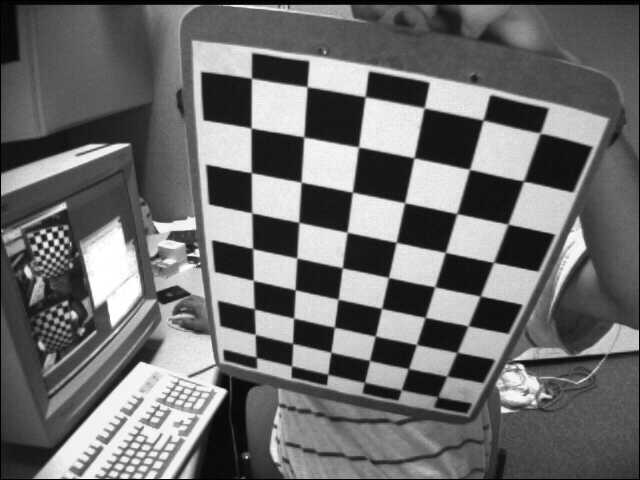
#> input picture resources/left02.jpg, 640 x 480 px
$ python calibration.py
#> lines starting #> are read from the running program, lines starting #| are printed output that depends on the picture; after the words box and inside, x2 and y2 are one past the last pixel; in counts of white or black regions, pixels touching at a corner belong together; long printed decimals are rounded
### utils.py
import glob

import cv2
import os


# [6 lines left out: function images_in_dir, not called in this run]


def find_image(image_name):
    return os.path.join(os.path.dirname(__file__), 'resources/{}'.format(image_name))


# [5 lines left out: function resize_image, not called in this run]

### lesson_pose_estimation/calibration.py
import cv2
import numpy as np

# termination criteria
from utils import find_image

criteria = (cv2.TERM_CRITERIA_EPS + cv2.TERM_CRITERIA_MAX_ITER, 30, 0.001)

# prepare object points, like (0,0,0), (1,0,0), (2,0,0) ....,(6,5,0)
objp = np.zeros((6 * 7, 3), np.float32)
objp[:, :2] = np.mgrid[0:7, 0:6].T.reshape(-1, 2)

# Arrays to store object points and image points from all the images.
objpoints = []  # 3d point in real world space
imgpoints = []  # 2d points in image plane.

image = find_image('left02.jpg')
img = cv2.imread(image)
#> img is the input picture: shape (480, 640, 3); min 0, max 255, mean 109
print(img.shape)
#| (480, 640, 3)
gray = cv2.cvtColor(img, cv2.COLOR_BGR2GRAY)
# Find the chess board corners
ret, corners = cv2.findChessboardCorners(gray, (7, 6), None)
#> ret = True; corners = 42 rows, first 8: [254.7, 308.6], [253.5, 280.5], [252.6, 248.4], [252.4, 213.8], [251.5, 172.4], [251.8, 128.6], [251.5, 77.99], [293.3, 318]
print('corners shape {}'.format(corners.shape))
#| corners shape (42, 1, 2)

# If found, add object points, image points (after refining them)
if ret:
    objpoints.append(objp)
    # cv2.cornerSubPix(gray, corners, (11, 11), (-1, -1), criteria)
    imgpoints.append(corners)
    # Draw and display the corners
    cv2.drawChessboardCorners(img, (7, 6), corners, ret)
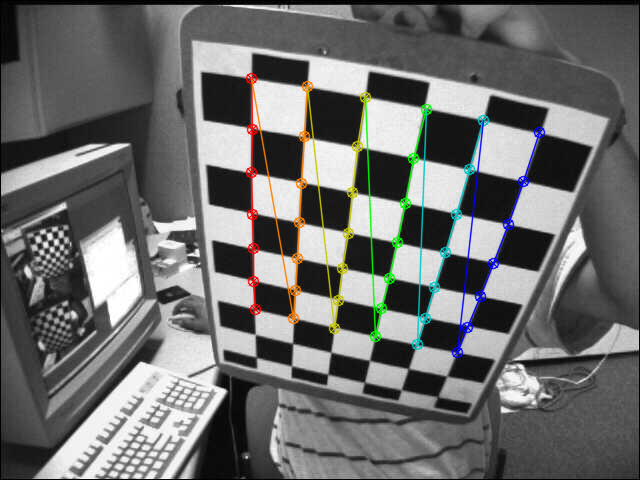
#> img: shape (480, 640, 3); 3.63% of pixels changed, all inside (x1, y1, x2, y2) = (245, 72, 546, 359)
    cv2.imshow('img', img)
    cv2.waitKey(0)

cv2.destroyAllWindows()

ret, mtx, dist, rvecs, tvecs = cv2.calibrateCamera(objpoints, imgpoints, gray.shape[::-1], None, None)
#> ret = 0.686; mtx = [[565.9, 0, 313.1], [0, 610, 220.3], [0, 0, 1]]; dist = [[-0.54, 1.91, 0.0034, 0.016, -5.08]]; rvecs = ([0.446, 0.713, -1.35],); tvecs = ([-1.45, 2.02, 13.67],)
np.savez_compressed('B.npz', ret=ret, mtx=mtx, dist=dist, rvecs=rvecs, tvecs=tvecs)
print('ret: \n{}\n'.format(ret))
#| ret:
#| 0.686
print('mtx: \n{}\n'.format(mtx))
#| mtx:
#| [[565.890   0.         313.085]
#|  [  0.         610.003 220.304 ]
#|  [  0.           0.           1.        ]]
print('dist: \n{}\n'.format(dist))
#| dist:
#| [[-5.40173429e-01  1.90505348e+00  3.40030709e-03  1.60428340e-02
#|   -5.07580726e+00]]
print('rvecs: \n{}\n'.format(rvecs))
#| rvecs:
#| (array([[ 0.4461],
#|        [ 0.7129],
#|        [-1.350]]),)
print('tvecs: \n{}\n'.format(tvecs))
#| tvecs:
#| (array([[-1.449 ],
#|        [ 2.017],
#|        [13.670 ]]),)

img = cv2.imread(find_image('left12.jpg'))
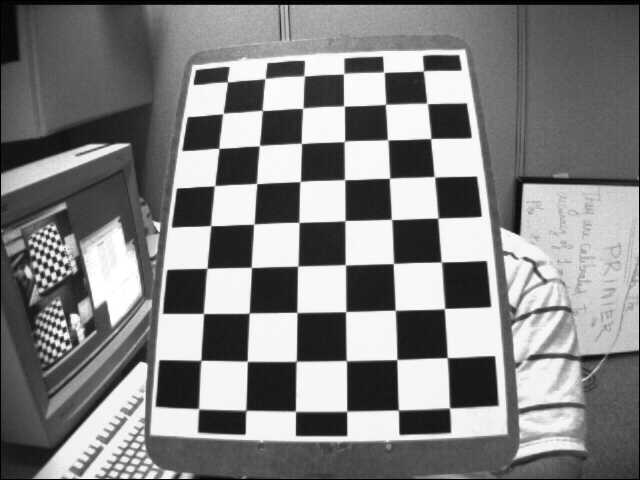
#> input picture resources/left12.jpg, 640 x 480 px
#> img is the input picture: shape (480, 640, 3); min 0, max 255, mean 129.5
h, w = img.shape[:2]
#> h = 480; w = 640
newcameramtx, roi = cv2.getOptimalNewCameraMatrix(mtx, dist, (w, h), 1, (w, h))
#> newcameramtx = [[565.9, 0, 313.1], [0, 485.5, 198.8], [0, 0, 1]]; roi = (0, 23, 639, 381)

mapx, mapy = cv2.initUndistortRectifyMap(mtx, dist, None, newcameramtx, (w, h), 5)
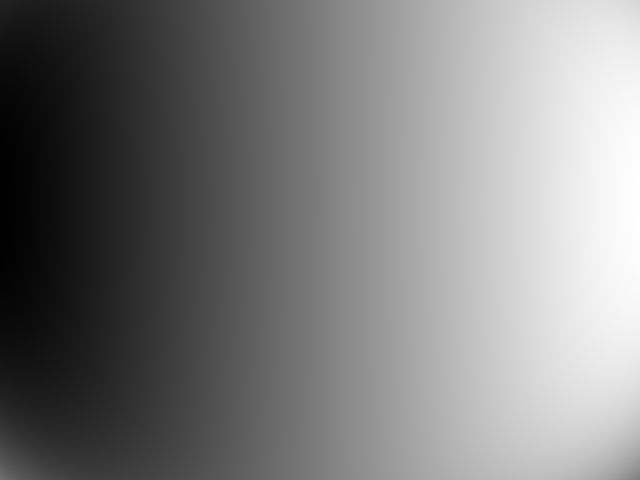
#> mapx: shape (480, 640) float32; min 49.79, max 597.6, mean 321.4; drawn with min black and max white
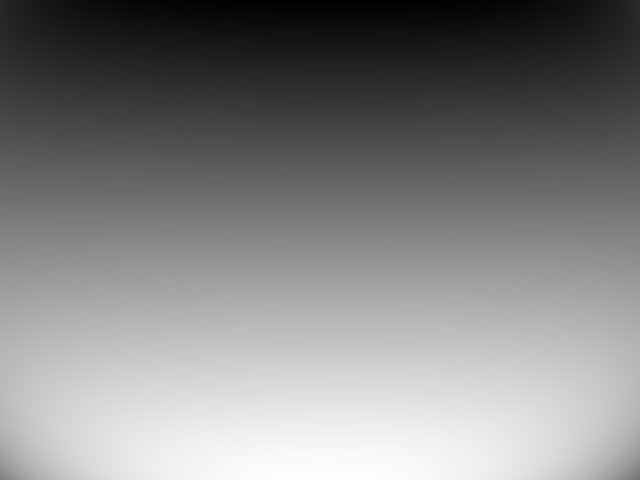
#> mapy: shape (480, 640) float32; min -13.43, max 519.6, mean 260.7; drawn with min black and max white
dst = cv2.remap(img, mapx, mapy, cv2.INTER_LINEAR)
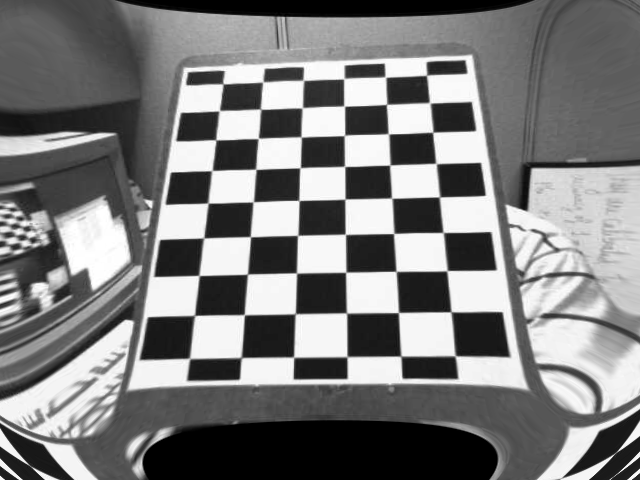
#> dst: shape (480, 640, 3); min 0, max 255, mean 124.4
# crop the image
x, y, w, h = roi
#> x = 0; y = 23; w = 639; h = 381
dst = dst[y:y + h, x:x + w]
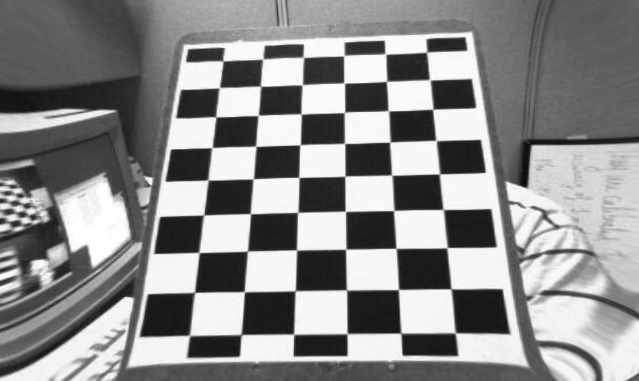
#> dst: shape (381, 639, 3); min 11, max 255, mean 138.8
cv2.imwrite('calibresult.png', dst)
